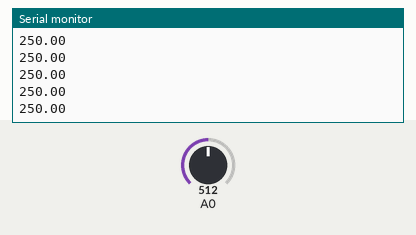
A sketch run on a simulated Arduino Uno, built with avr-gcc and run on an emulated ATmega328P. On the bench: the last lines printed to the serial monitor. The inputs (shaded band) are chosen by the test bench; at power-on: A0 = 512.

Above: at 1.2 s.
1.3 s: A0 set to 716
At 1.68 s:
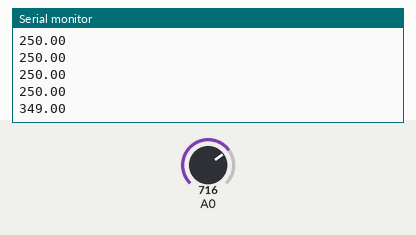
2.8 s: A0 set to 900
At 2.94 s:
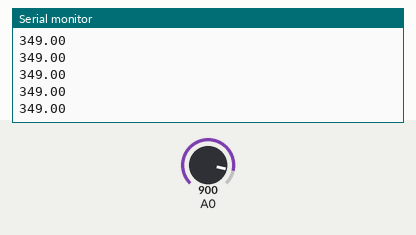
Timing chart, 0 to 5.8 s (numbered marks = the images above; inputs shaded):
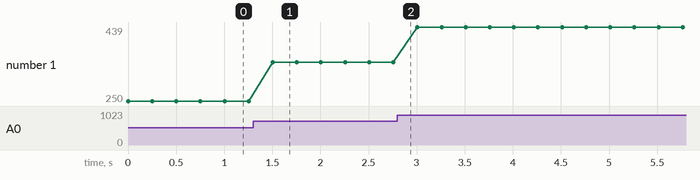

The sketch:

l4_6.ino
```cpp
float mymap(float value, float inMin, float inMax, float outMin, float outMax){
  float result = (value - inMin)*(outMax - outMin)/(inMax - inMin) + outMin;
  return result;
}

void setup(){
  Serial.begin(9600);
}

void loop(){
  float value = analogRead(A0);
  value = map(value, 0, 1023, 0, 500); // temp in Celsius
  Serial.println(value);
  delay(250);
}
```

Measured:
- after the input at 1.3 s, the serial monitor: prints a new line after 0.20 s (image 1)
- plotted number 1: 250 → 349 after the input at 1.3 s, 349 → 439 after the input at 2.8 s
